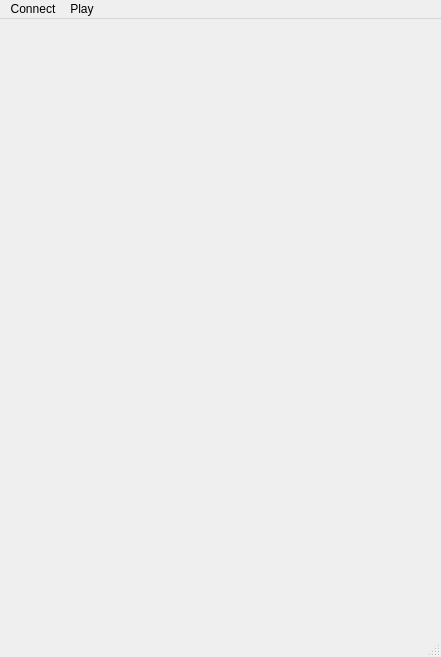
<?xml version="1.0" encoding="UTF-8"?>
<ui version="4.0">
 <class>ChessClass</class>
 <widget class="QMainWindow" name="ChessClass">
  <property name="geometry">
   <rect>
    <x>0</x>
    <y>0</y>
    <width>441</width>
    <height>657</height>
   </rect>
  </property>
  <property name="windowTitle">
   <string>Chess</string>
  </property>
  <widget class="QWidget" name="centralWidget"/>
  <widget class="QMenuBar" name="menuBar">
   <property name="geometry">
    <rect>
     <x>0</x>
     <y>0</y>
     <width>441</width>
     <height>21</height>
    </rect>
   </property>
   <widget class="QMenu" name="menuConnect">
    <property name="title">
     <string>Connect</string>
    </property>
    <addaction name="actionCreate_the_connection"/>
    <addaction name="actionConnect_to_server"/>
   </widget>
   <widget class="QMenu" name="menuPlay">
    <property name="title">
     <string>Play</string>
    </property>
    <addaction name="actionStart"/>
    <addaction name="actionAdmit_defeat"/>
   </widget>
   <addaction name="menuConnect"/>
   <addaction name="menuPlay"/>
  </widget>
  <widget class="QStatusBar" name="statusBar"/>
  <action name="actionCreate_the_connection">
   <property name="text">
    <string>Create the connection</string>
   </property>
  </action>
  <action name="actionConnect_to_server">
   <property name="text">
    <string>Connect to server</string>
   </property>
  </action>
  <action name="actionStart">
   <property name="text">
    <string>Start</string>
   </property>
  </action>
  <action name="actionAdmit_defeat">
   <property name="text">
    <string>Admit defeat</string>
   </property>
  </action>
 </widget>
 <layoutdefault spacing="6" margin="11"/>
 <resources>
  <include location="chess.qrc"/>
 </resources>
 <connections/>
</ui>
